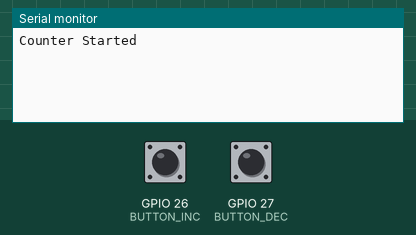
This sketch was run on a simulated ESP32. Shown: the last lines printed to the serial monitor. The inputs (shaded band) are chosen by the test bench; at power-on: GPIO 26 (BUTTON_INC) HIGH, GPIO 27 (BUTTON_DEC) HIGH.

Above: at 1.2 s.
1.3 s: GPIO 26 (BUTTON_INC) pulled LOW for 0.15 s
At 1.6 s:
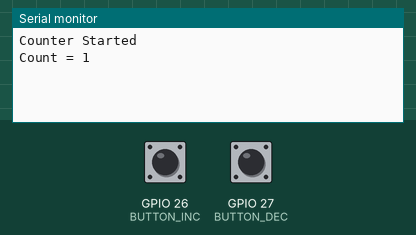
2.9 s: GPIO 27 (BUTTON_DEC) pulled LOW for 0.15 s
At 4.0 s:
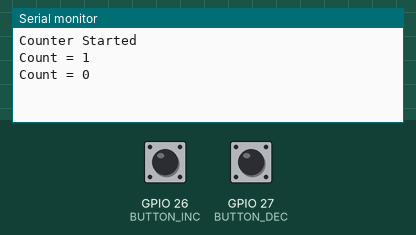
4.5 s: GPIO 26 (BUTTON_INC) pulled LOW for 1 s
At 5.9 s:
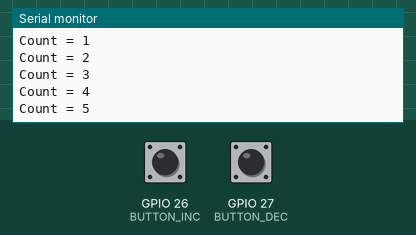
7.0 s: GPIO 27 (BUTTON_DEC) pulled LOW for 3.2 s
At 10.7 s:
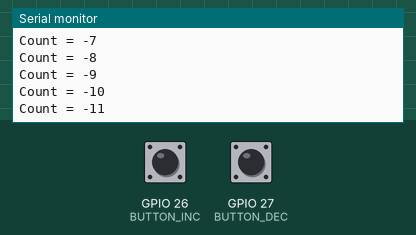
Timing chart, 0 to 12.2 s (numbered marks = the images above; inputs shaded):
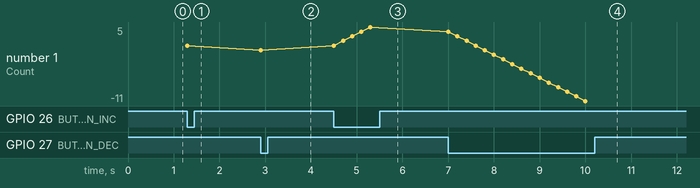

Measured:
- after the input at 1.3 s, the serial monitor: prints a new line at once (image 1)
- after the input at 2.9 s, the serial monitor: prints a new line at once (image 2)
- after the input at 4.5 s, the serial monitor: prints a new line at once (image 3)
- after the input at 7.0 s, the serial monitor: prints a new line after 0.80 s (image 4)
- plotted number 1: 1 → 0 after the input at 2.9 s, 0 → 5 after the input at 4.5 s, 5 → -11 after the input at 7.0 s

The sketch:

counter_code.ino
```cpp
#define BUTTON_INC 26   // Increment button
#define BUTTON_DEC 27   // Decrement button

int count = 0;          // Variable to store the count

void setup() {
  Serial.begin(115200);              // Start serial communication

  pinMode(BUTTON_INC, INPUT_PULLUP); // Button connected to GPIO 26
  pinMode(BUTTON_DEC, INPUT_PULLUP); // Button connected to GPIO 27

  Serial.println("Counter Started");
}

void loop() {

  // Check increment button
  if (digitalRead(BUTTON_INC) == LOW) {
    count++;                         // Increase count by 1
    Serial.print("Count = ");
    Serial.println(count);
    delay(200);                      // Debounce delay
  }

  // Check decrement button
  if (digitalRead(BUTTON_DEC) == LOW) {
    count--;                         // Decrease count by 1
    Serial.print("Count = ");
    Serial.println(count);
    delay(200);                      // Debounce delay
  }
}
```
